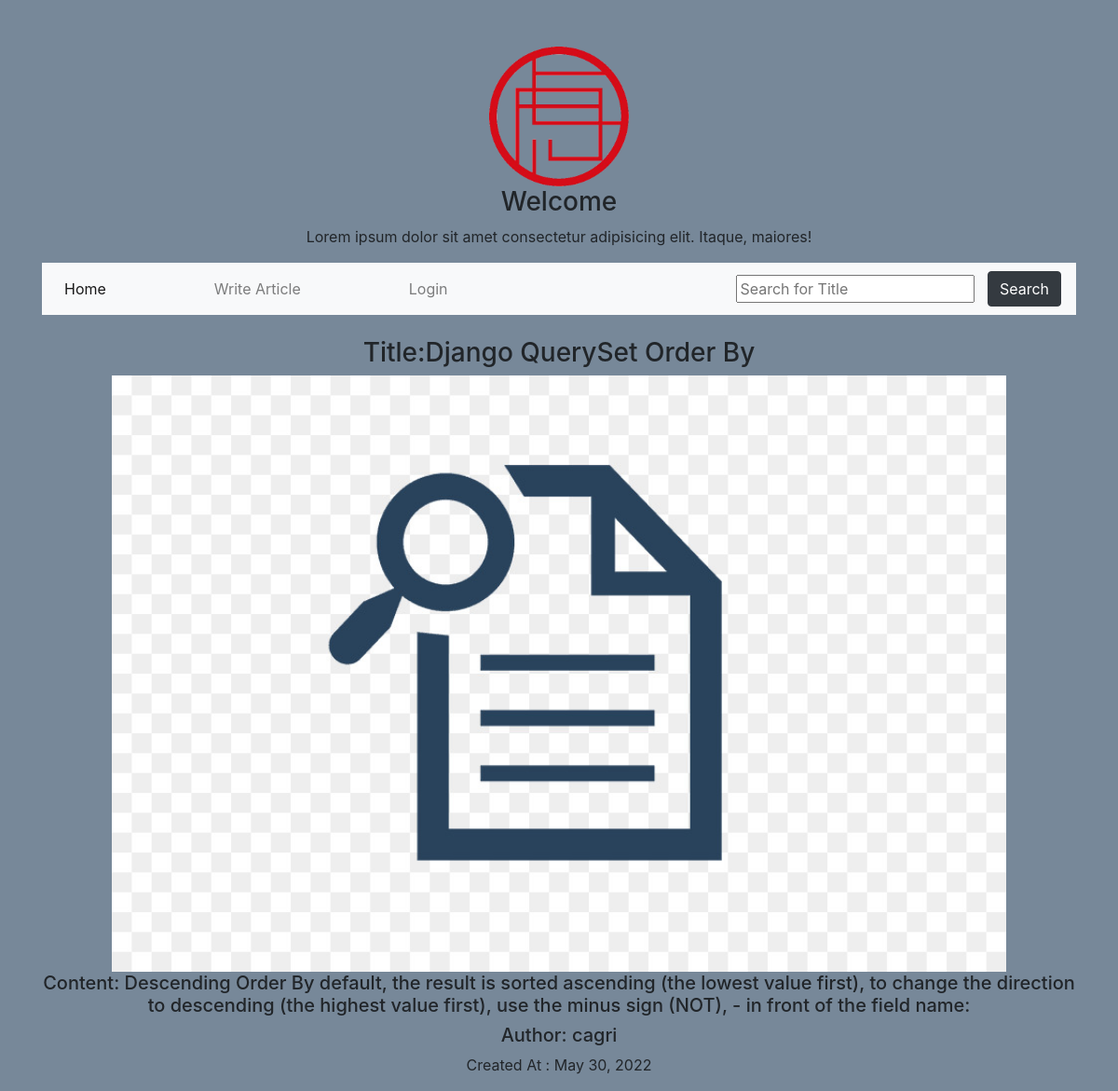
Screenshot of /3/ with the database file from the repository.
### article/models.py (models this page shows, shortened)
class Article(models.Model):
    author = models.ForeignKey(User,on_delete=models.CASCADE)
    title = models.CharField(max_length=50)
    content = models.TextField()
    created_date = models.DateField(default=datetime.now)
    image = models.ImageField(upload_to='images',default='blank-article-picture.png')
    edited = models.BooleanField(default=False)
    edit_date = models.DateTimeField(default=datetime.now)

### article/views.py (the view)
# urls.py: path('<int:article_id>/',views.detail,name='detail'),
def detail(request,article_id):
    article = Article.objects.get(id=article_id)
    return render(request,'detail.html',{'article':article})

### templates/detail.html (shortened to what this page needs)
{% extends 'index.html' %}
{% block body %}
{% if article %}
<div class="mb-3">
    <div class="jumbotrom text-center">
        <h3>Title:{{article.title }}</h3>
    </div>
    <div class="mb-3">
        <div class="jumbotrom text-center">
        <img src="{{article.image.url}}" style="height: 640px; width: 960px;;">
        <h5>Content: {{ article.content |safe}}</h5>
        <h5> Author: {{article.author.username}}</h5>
        <p>Created At : {{article.created_date}}</p>
    </div>
    </div>
</div>
{% endif %}
{% endblock %}

### rows the page displays
Article: title "Django QuerySet Order By", image (placeholder picture), content "Descending Order By default, the result is sorted ascending (the lowest value first), to change the direction to descending (the highest value first), use the minus sign (NOT), - in front of the field name:", author.username "cagri", created_date "May 30, 2022"
